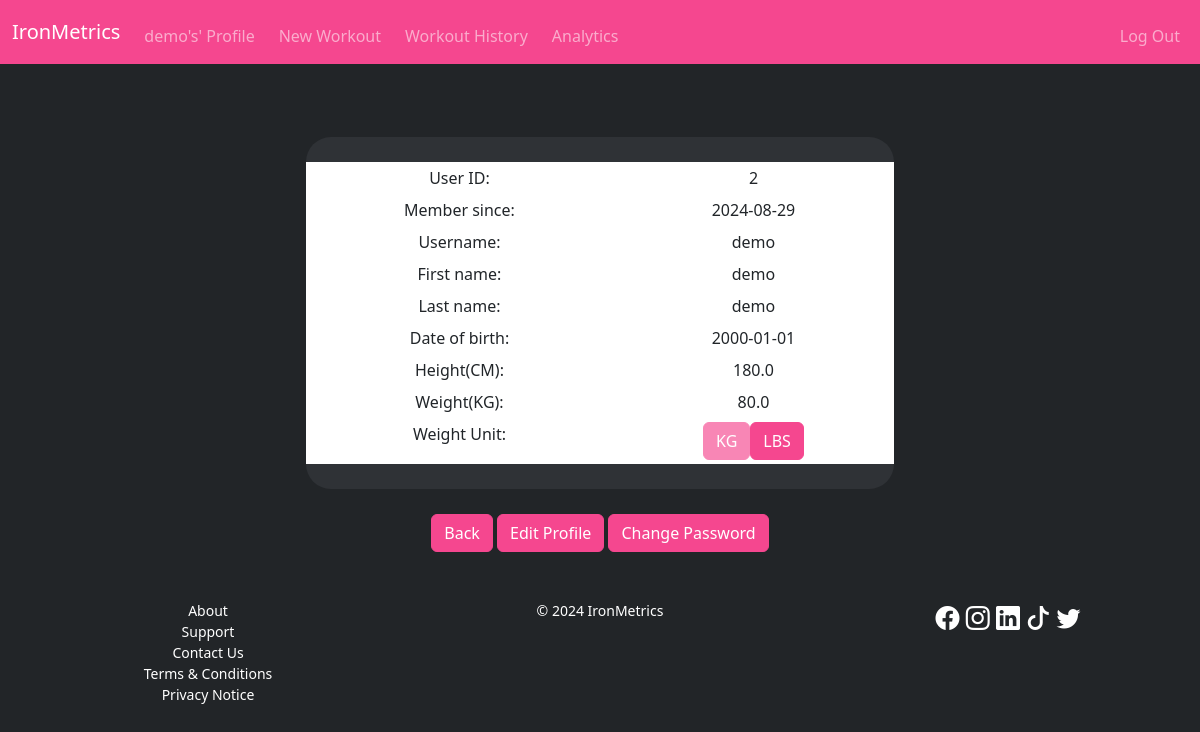
The page /profile (signed in) on the database its author committed.
### tables this page shows
CREATE TABLE user (
id INTEGER PRIMARY KEY AUTOINCREMENT NOT NULL,
username TEXT UNIQUE NOT NULL,
password_hash TEXT NOT NULL,
member_since TEXT DEFAULT CURRENT_DATE,
first_name TEXT,
last_name TEXT,
email TEXT,
date_of_birth TEXT,
height_cm REAL,
weight_kg REAL,
weight_unit INTEGER DEFAULT 1,
time_system INTEGER DEFAULT 1,
FOREIGN KEY (weight_unit) REFERENCES weight_unit (id)
ON UPDATE CASCADE
ON DELETE CASCADE,
FOREIGN KEY (time_system) REFERENCES time_system (id)
ON UPDATE CASCADE
ON DELETE CASCADE
);

### app.py (the view, shortened to what this page needs)
@app.route("/profile", methods=["GET", "POST"])
@login_required
def profile():
    user_id = session.get("user_id", None)
    profile = db.execute("""
                            SELECT u.id id, username, first_name, last_name, date_of_birth,
                            member_since, height_cm, weight_kg, w.unit weight_unit, t.time_system time_system
                            FROM user u
                            JOIN weight_unit w ON u.weight_unit = w.id
                            JOIN time_system t ON u.time_system = t.id
                            WHERE u.id=?;
                        """, user_id)[0]
    return render_template("profile.html", profile_data=profile)

### app.py (called while the page is built)
@app.after_request
def after_request(response):
    response.headers["Cache-Control"] = "no-cache, no-store, must-revalidate"
    response.headers["Expires"] = 0
    response.headers["Pragma"] = "no-cache"
    return response

### helpers.py (called while the page is built)
def login_required(f):
    @wraps(f)
    def decorated_function(*args, **kwargs):
        if session.get("user_id") is None:
            return redirect(url_for("login"))
        return f(*args, **kwargs)
    return decorated_function

### templates/profile.html (shortened to what this page needs)
{% extends "base.html" %}
{% block head %}
    <link rel="stylesheet" href="static/profile.css">
{% endblock %}
{% block main %}
{% set weight_multiplier = 2.2046226 %}
{% set default_weight = 'kg' %}
<div class="profile-data-table-wrapper secondary-color-background">
    <table class="table table-sm text-white">
        <tbody>
            <tr>
                <td>User ID:</td>
                <td>{{ profile_data.id }}</td>
            </tr>
            <tr>
                <td>Member since:</td>
                <td>{{ profile_data.member_since }}</td>
            </tr>
            <tr>
                <td>Username:</td>
                <td>{{ profile_data.username }}</td>
            </tr>
            <tr>
                <td>First name:</td>
                <td>{{ profile_data.first_name }}</td>
            </tr>
            <tr>
                <td>Last name:</td>
                <td>{{ profile_data.last_name }}</td>
            </tr>
            <tr>
                <td>Date of birth:</td>
                <td>{{ profile_data.date_of_birth }}</td>
            </tr>
            <tr>
                <td>Height(CM):</td>
                <td>{{ profile_data.height_cm }}</td>
            </tr>
            <tr>
                {% if profile_data.weight_unit == default_weight %}
                    <td>Weight(KG):</td>
                    <td>{{ profile_data.weight_kg }}</td>
                {% else %}
                    <td>Weight(LBS):</td>
                    <td>{{ profile_data.weight_kg * weight_multiplier | round(2) }}</td>
                {% endif %}
            </tr>
            <tr>
                <td>Weight Unit:</td>
                <td class="weight-unit-buttons-wrapper">
                    {% if profile_data.weight_unit == "kg" %}
                        <form action="/profile" method="post" id="kg_form">
                            <button type="submit" form="kg_form" class="btn btn-tertiary-color" disabled>KG</button>
                        </form>
                        <form action="/profile" method="post" id="lbs_form">
                            <button type="submit" form="lbs_form" class="btn btn-tertiary-color">LBS</button>
                        </form>
                    {% endif %}
                </td>
            </tr>
        </tbody>
    </table>
</div>
<div class="container">
        <button type="button" class="btn btn-tertiary-color" onclick="history.back()">Back</button>
        <a href="/editprofile" class="btn btn-tertiary-color">Edit Profile</a>
        <a href="/changepassword" class="btn btn-tertiary-color">Change Password</a>
</div>
{% endblock %}

### static/style.css (style rules this page uses)
:root { --primary-color:#222528; --secondary-color: #2f3236; --tertiary-color:#f5478f; --text-color: #FFFFFF; }
body { background: var(--primary-color); color: var(--text-color); }
.secondary-color-background { border-radius: 25px; background-color: var(--secondary-color) }
.btn-tertiary-color { --test1: #cf3f7b; --test2: #f5478f; --bs-btn-color: #fff; --bs-btn-bg: var(--tertiary-color); --bs-btn-border-color: var(--tertiary-color); --bs-btn-hover-color: #fff; --bs-btn-hover-bg: #cf3f7b; --bs-btn-hover-border-color: #c03870; --bs-btn-focus-shadow-rgb: 60, 153, 110; --bs-btn-active-color: #fff; --bs-btn-active-bg: #c03870; --bs-btn-active-border-color: #a83464; --bs-btn-active-shadow: inset 0 3px 5px rgba(0, 0, 0, 0.125); --bs-btn-disabled-color: #fff; --bs-btn-disabled-bg: var(--tertiary-color); --bs-btn-disabled-border-color: var(--tertiary-color); }

### static/profile.css (style rules this page uses)
tr * { border-style: none; }
.profile-data-table-wrapper { width: 30%; min-width: 230px; width: 50%; margin: 25px auto; padding: 25px 0; }
.weight-unit-buttons-wrapper { display: flex; justify-content: center; }
.table { margin: 0px; }

### rows shown on the page
user: id "2", member_since "2024-08-29", username "demo", first_name "demo", last_name "demo", date_of_birth "2000-01-01", height_cm "180.0", weight_kg "80.0"

### other values the page prints
{{ session["user_name"] }} "demo"
